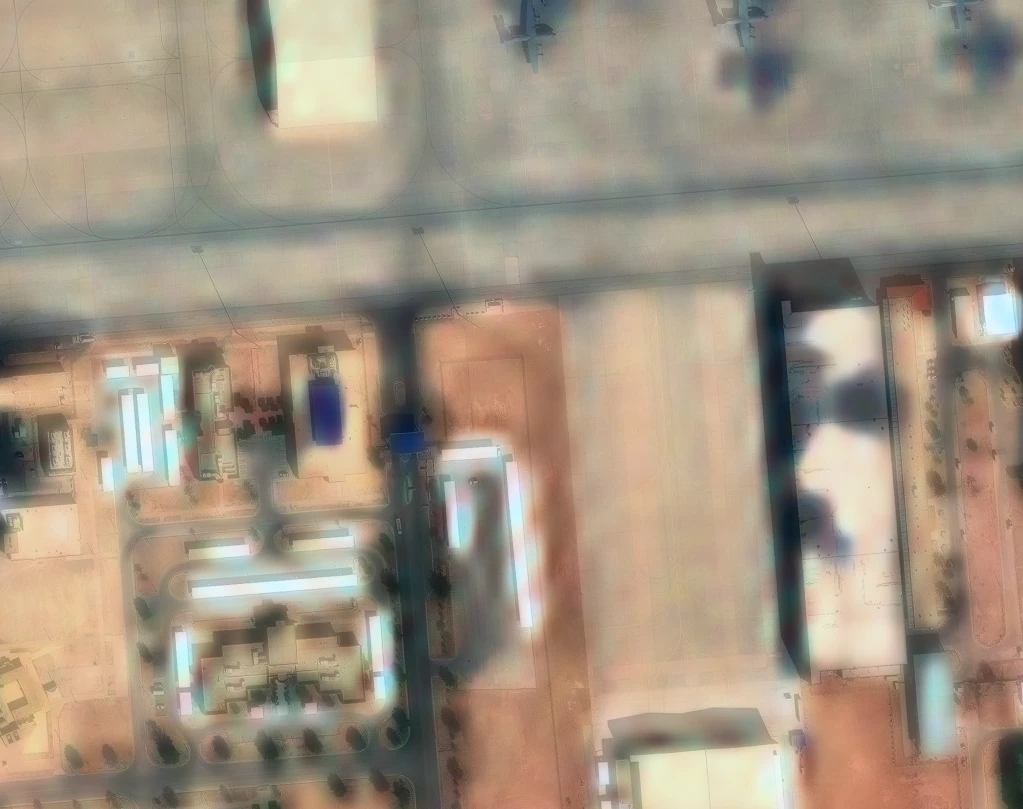
#> input picture assets/airbase.webp, 1023 x 809 px
$ python -i animate.py   (imports and definitions only)
#> lines starting #> are read from the running program, lines starting #| are printed output that depends on the picture
"""Several passes over one place, as one animation.

A pair of dates side by side answers "is it different". An animation answers
"what changed", which is a different question and usually the one being asked:
the eye finds a moved ship or a new revetment in a blink when it flickers, and
does not find it at all in two pictures a screen apart.

Assembled here rather than in the browser, for two reasons. The frames come
from the same render path as a single picture, so a frame of an animation and
a picture saved on its own are the same pixels rather than two code paths that
drift. And a GIF encoder is a real thing -- palettes, LZW, disposal -- that
Pillow already does properly and correctly.

Three things are deliberate.

  EVERY FRAME IS DATED. An animation of undated pictures is a claim that
  something changed with no way to check it or cite it. The stamp is burnt
  into the frame rather than shown beside the player, because the frame is
  what gets sent to somebody else.

  THE FRAMES ARE IN TIME ORDER, OLDEST FIRST. Whatever order the dates were
  ticked in. An animation that runs backwards shows a building being
  demolished when it was built.

  ONE PALETTE FOR ALL OF THEM. A GIF holds 256 colours per frame, and letting
  each frame choose its own makes the whole picture shimmer between frames --
  which reads as change, in an image whose entire purpose is to show change.
"""

from __future__ import annotations

import io
from typing import Any, Callable

from PIL import Image, ImageDraw, ImageFont

# How long each frame is held, in milliseconds.
#
# Slow enough to read the stamp, fast enough that the flicker does the work.
# Below about 300 ms the eye stops resolving the frames and sees a blur; above
# about a second it stops seeing an animation and sees a slideshow.
FRAME_MS = 700

# How many frames one animation may hold.
#
# Each is a full render, so this is a limit on time and on somebody else's
# service as much as on file size.
MOST_FRAMES = 12
FEWEST_FRAMES = 2

# The longest side of a frame. A GIF of a 2048 px render is tens of megabytes
# and nothing that looks at one needs that.
WIDEST = 1024


class AnimateError(RuntimeError):
    pass


# [7 lines left out: function order, not called in this run]


def stamp_of(scene: dict[str, Any]) -> str:
    """What a frame says about itself."""
    return str(scene.get("date") or scene.get("datetime") or "")[:10]


# [58 lines left out: functions fit, _font, stamp, same_size, not called in this run]


def build(frames: list[bytes], stamps: list[str] | None = None,
          ms: int = FRAME_MS, bounce: bool = False) -> bytes:
    """Several rendered pictures, as one animated GIF.

    `bounce` runs the frames forward and then back again. For two dates that
    is the classic flicker comparison, and it means the loop does not jump
    from the last frame to the first -- which on a two-frame animation is the
    difference between a comparison and a strobe.
    """
    if len(frames) < FEWEST_FRAMES:
        raise AnimateError(
            f"an animation needs at least {FEWEST_FRAMES} dates")
    if len(frames) > MOST_FRAMES:
        raise AnimateError(
            f"an animation holds at most {MOST_FRAMES} dates; "
            f"{len(frames)} were asked for")
    said = list(stamps or [])
    opened = []
    for n, body in enumerate(frames):
        try:
            one = Image.open(io.BytesIO(body))
            one.load()
        except (OSError, ValueError) as exc:
            raise AnimateError(f"frame {n + 1} could not be read: {exc}") from exc
        opened.append(stamp(fit(one), said[n] if n < len(said) else ""))
    opened = same_size(opened)

    if bounce:
        # Two frames need no doubling and do not get any: the slice of a
        # two-item list is empty, so a pair bounces into exactly the same
        # two-frame loop it already was. Measured rather than guarded -- a
        # length check here changed nothing and read as though it did.
        opened = opened + opened[-2:0:-1]

    # One palette for all of them, taken from the frames together. Letting
    # each frame pick its own makes the whole picture shimmer between frames,
    # which reads as change in an image whose entire purpose is to show it.
    tall = Image.new("RGB", (opened[0].width, opened[0].height * len(opened)))
    for n, one in enumerate(opened):
        tall.paste(one.convert("RGB"), (0, n * opened[0].height))
    shared = tall.convert("P", palette=Image.ADAPTIVE, colors=255)
    flat = [one.convert("RGB").quantize(palette=shared, dither=Image.FLOYDSTEINBERG)
            for one in opened]

    out = io.BytesIO()
    flat[0].save(out, format="GIF", save_all=True, append_images=flat[1:],
                 duration=max(40, int(ms)), loop=0, optimize=True,
                 disposal=1)
    return out.getvalue()


# [27 lines left out: function animate, not called in this run]

>>> import cv2
>>> picture = cv2.imread('../assets/airbase.webp', cv2.IMREAD_GRAYSCALE)
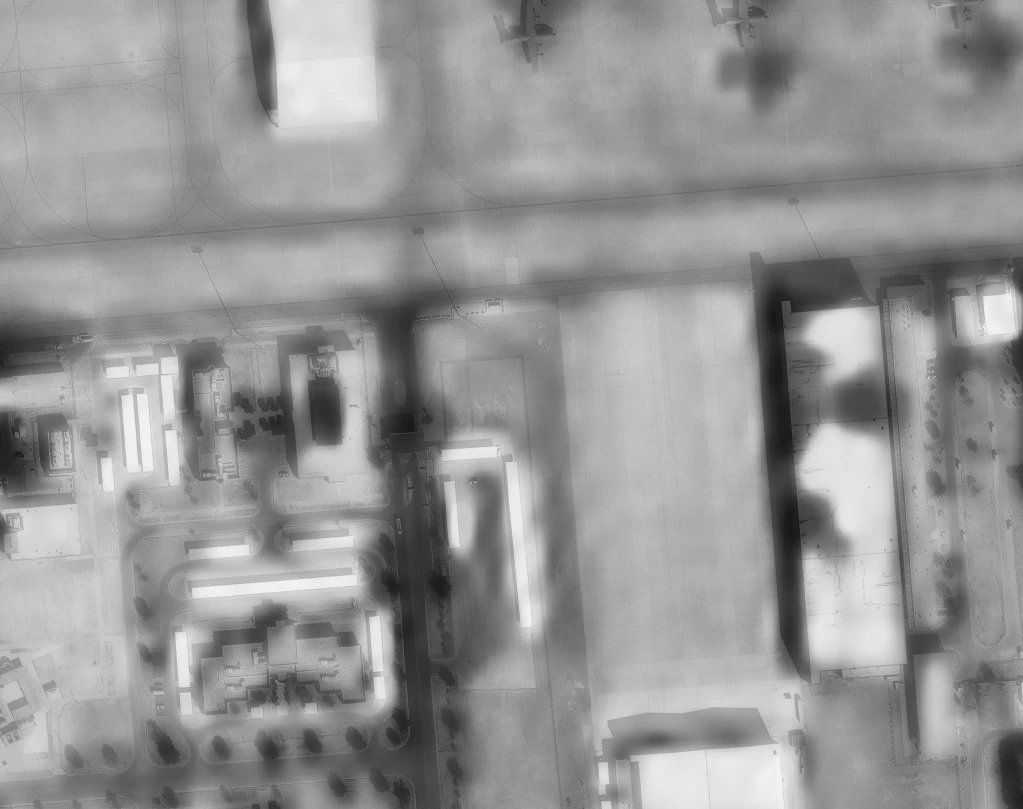
#> picture: shape (809, 1023); min 22, max 247, mean 149.4
>>> result = build(picture)
#> (the run stopped early here; a loop or call above may not have finished)

$ run again, on assets/heathrow-close.webp
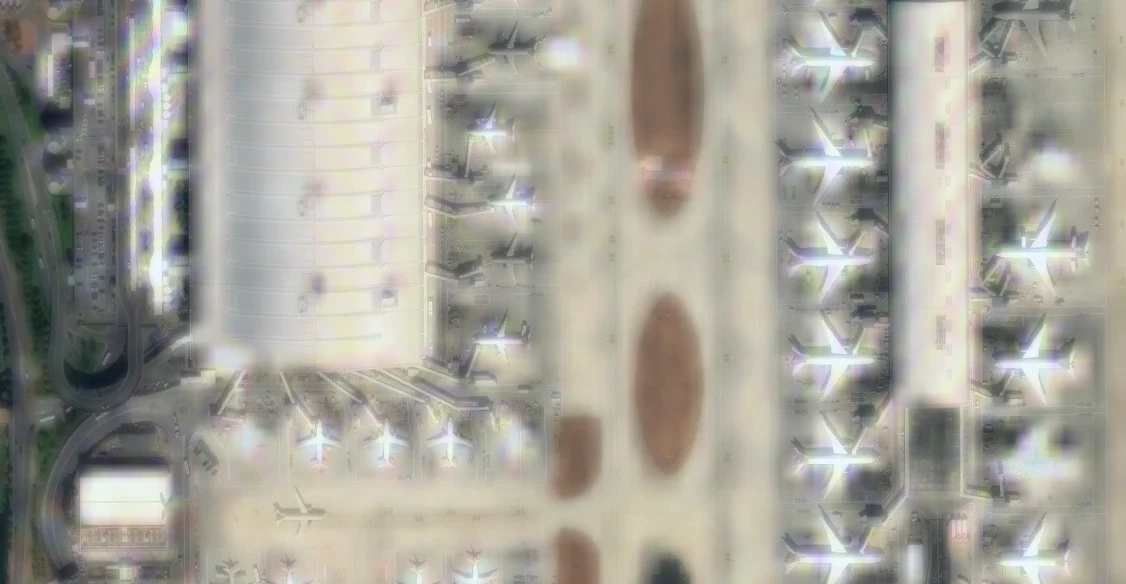
#> input picture assets/heathrow-close.webp, 1126 x 584 px
#> `picture = cv2.imread('../assets/airbase.webp', cv2.IMREAD_GRAYSCALE)`:
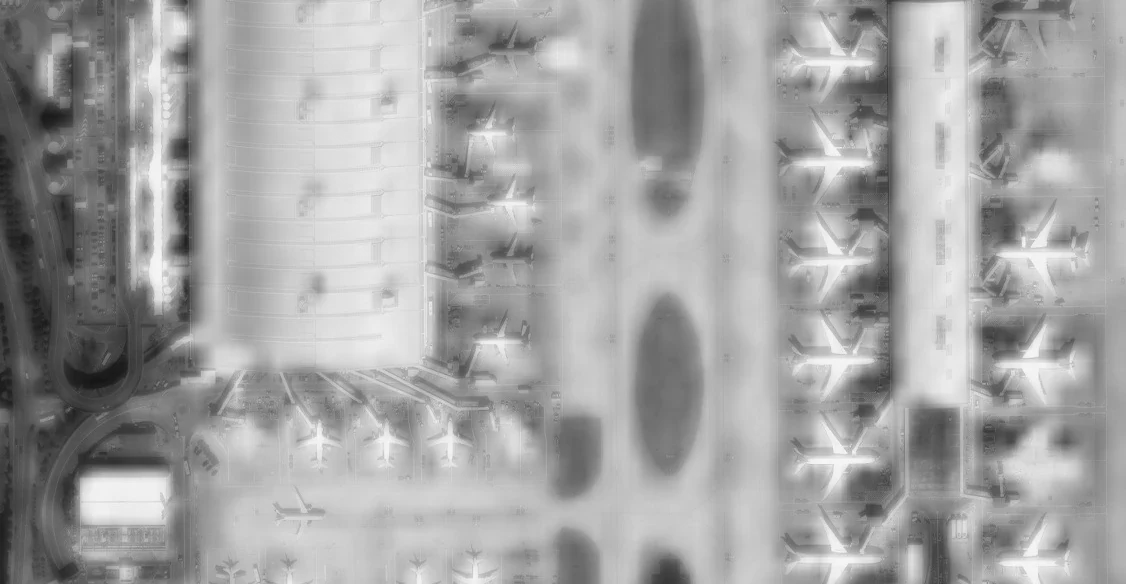
#> picture: shape (584, 1126); min 21, max 250, mean 162.7

$ run again, on assets/heathrow-wide.webp
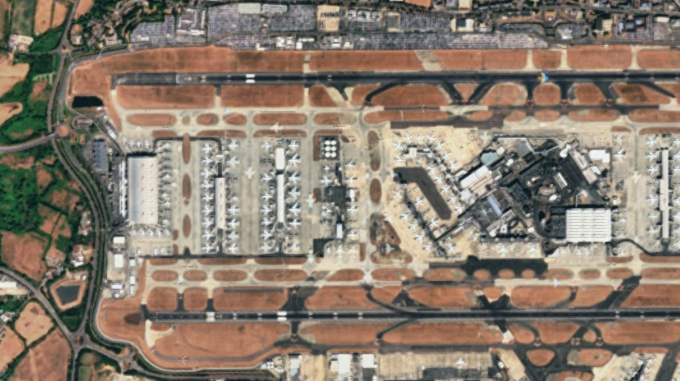
#> input picture assets/heathrow-wide.webp, 1359 x 762 px (shown at 1/2 size)
#> `picture = cv2.imread('../assets/airbase.webp', cv2.IMREAD_GRAYSCALE)`:
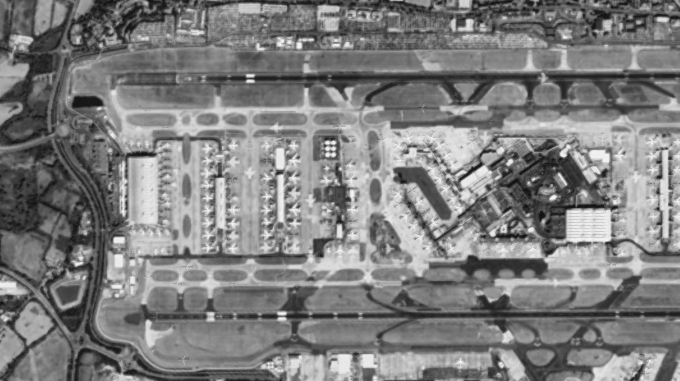
#> picture: shape (762, 1359) (shown at 1/2 size); min 11, max 253, mean 126.1

$ run again, on assets/paris-city.webp
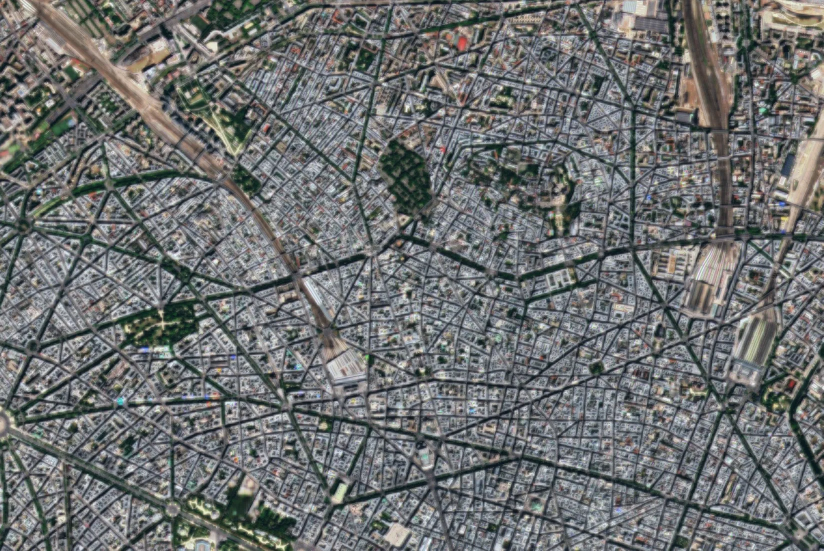
#> input picture assets/paris-city.webp, 1647 x 1101 px (shown at 1/2 size)
#> `picture = cv2.imread('../assets/airbase.webp', cv2.IMREAD_GRAYSCALE)`:
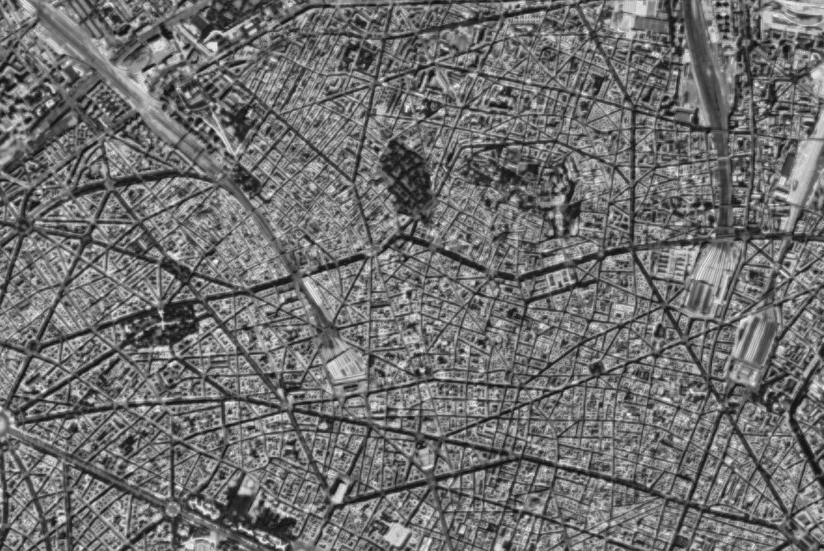
#> picture: shape (1101, 1647) (shown at 1/2 size); min 9, max 249, mean 110.7
